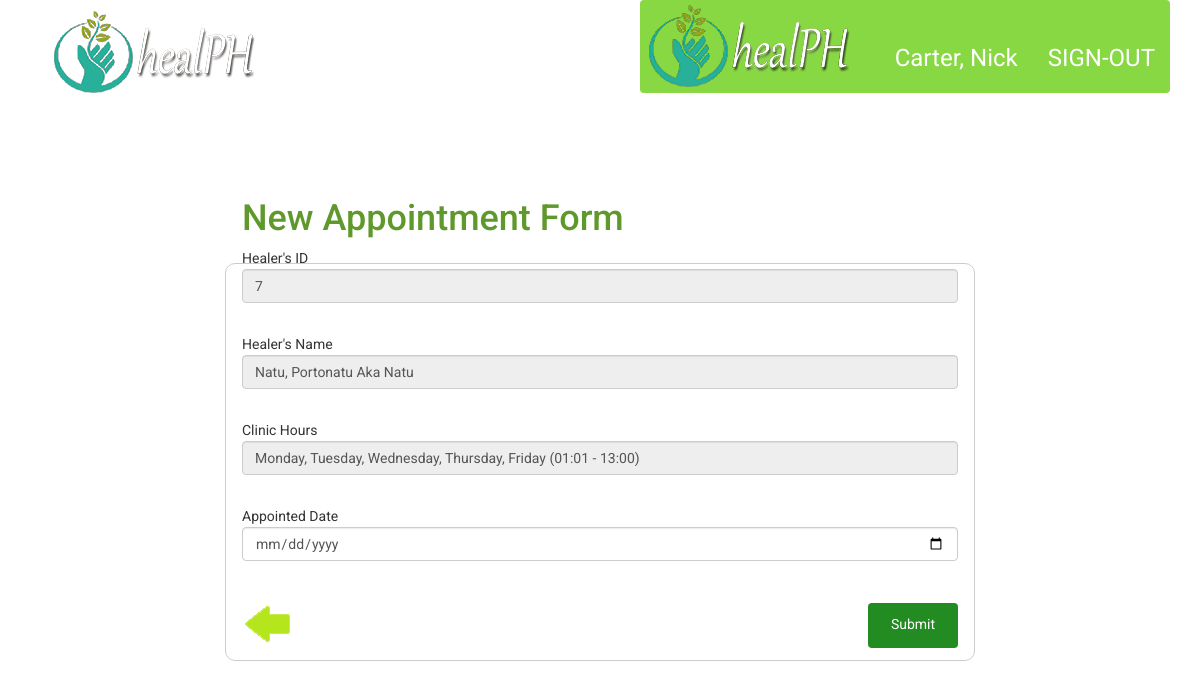
The page /appointmentform.php?id=7 (signed in) on the database its author committed.
### tables this page shows
CREATE TABLE IF NOT EXISTS `healer` (
  `HEALER_ID` int(11) NOT NULL AUTO_INCREMENT,
  `ACCT_ID` int(11) NOT NULL,
  `FIRSTNAME` varchar(30) NOT NULL,
  `LASTNAME` varchar(30) NOT NULL,
  `ADDRESS` varchar(200) NOT NULL,
  `CONTACT` varchar(30) NOT NULL,
  `EMAIL_ADDRESS` varchar(45) NOT NULL,
  `LATITUDE` varchar(50) NOT NULL,
  `LONGITUDE` varchar(50) NOT NULL,
  `DETAILS` varchar(1000) NOT NULL,
  `PICTURE` varchar(50) NOT NULL DEFAULT 'face.jpg',
  `CLINICHOURS` varchar(200) NOT NULL,
  `DAILYLIMIT` int(11) NOT NULL,
  `RATE` decimal(5,1) NOT NULL,
  `STATUS` varchar(15) NOT NULL DEFAULT 'ACTIVE',
  PRIMARY KEY (`HEALER_ID`)
);

### appointmentform.php (the view, shortened to what this page needs)
<?php
	require 'queries/connection.php';
	$accountid = $_SESSION['USERID'];
	if(isset($_GET['id'])) {
		$accountid = $_GET['id'];
		$sql = "SELECT * FROM healer WHERE ACCT_ID = '$accountid'";
		$retrieve = $conn->query($sql)->fetchAll();
		if($retrieve) {
			foreach($retrieve as $row) {
				$name = $row['LASTNAME']. ", " .$row['FIRSTNAME'];
				$clinichours = $row['CLINICHOURS'];
			}
		}
	}
	else {
		header('Location: viewProducts.php');
	}
?>
<!DOCTYPE html>
<html lang="en">
<head>
		<link href="assets/css/main.css" rel="stylesheet" />
</head>
<body class="addHealer">
		<div class="container">
				<div class="row">
						<div class="col-md-3 col-sm-3">
								<a href="loginHealer.php" class="navbar-brand"><img class="img-responsive wow slideInLeft" src="assets/images/logo.png" /></a>
						</div>
						<div class="col-md-9 col-sm-9">
								<nav class="navbar navbar-inverse  wow bounceInUp">
										<div class="topUser">
												<ul class="nav navbar-nav">
														<li>
															<a href="profile.php?accountid=<?php echo $_SESSION['USERID']; ?>"><?php echo $_SESSION['NAME']; ?></a>
														</li>
														<li>
															<a href="queries/signout.php">SIGN-OUT</a>
														</li>
												</ul>
										</div>
								</nav>
						</div>
				</div>
		</div>
		<section class="login">
				<div class="container">
						<div class="row">
								<div class="col-md-2 col-sm-2"></div>
								<div class="col-md-8 col-sm-8">
										<div id="loginForm">
												<h1 class="wow slideInDown">New Appointment Form</h1>
												<form class="center-block" action="queries/addappointment.php" method="post">
														<div class="form-group">
																Healer's ID
																<input class="form-control wow lightSpeedIn" id="accountid" name="accountid" value="<?php echo $accountid; ?>" placeholder="Account ID" type="text" required readonly > </div>
														<div class="message" id="hidMessage"></div>
														<div class="form-group">
																Healer's Name
																<input class="form-control wow lightSpeedIn" id="healername" name="healername" value="<?php echo $name; ?>" placeholder="Name of Service" type="text" required readonly > </div>
														<div class="message" id="healernameMessage"></div>
														<div class="form-group">
																Clinic Hours
																<input class="form-control wow lightSpeedIn" value="<?php echo $clinichours; ?>" id="clinichours" name="clinichours" placeholder="Clinic hours" type="text" required readonly > </div>
														<div class="message" id="clinichoursMessage"></div>
														<div class="form-group">
																Appointed Date
																<input class="form-control wow lightSpeedIn" value="" id="appointeddate" name="appointeddate" placeholder="Appointed Date" type="date" required > </div>
														<div class="message" id="adMessage"></div>
												<input class="btn btn-danger wow bounceInRight hvr-grow" type="submit" id="submit" value="Submit" />
												</form>
												<div class="back2 hvr-float">
														<a href="healer.php?accountid=<?php echo $accountid; ?>&ref=promotion"> <img src="assets/images/back.png"></a>
												</div>
										</div>
								</div>
								<div class="col-md-2 col-sm-2"> </div>
						</div>
				</div>
		</section>
</body>
</html>

### rows shown on the page
healer: healername "Natu, Portonatu Aka Natu", clinichours "Monday, Tuesday, Wednesday, Thursday, Friday (01:01 - 13:00)"

### other values the page prints
$_SESSION['NAME'] "Carter, Nick"
